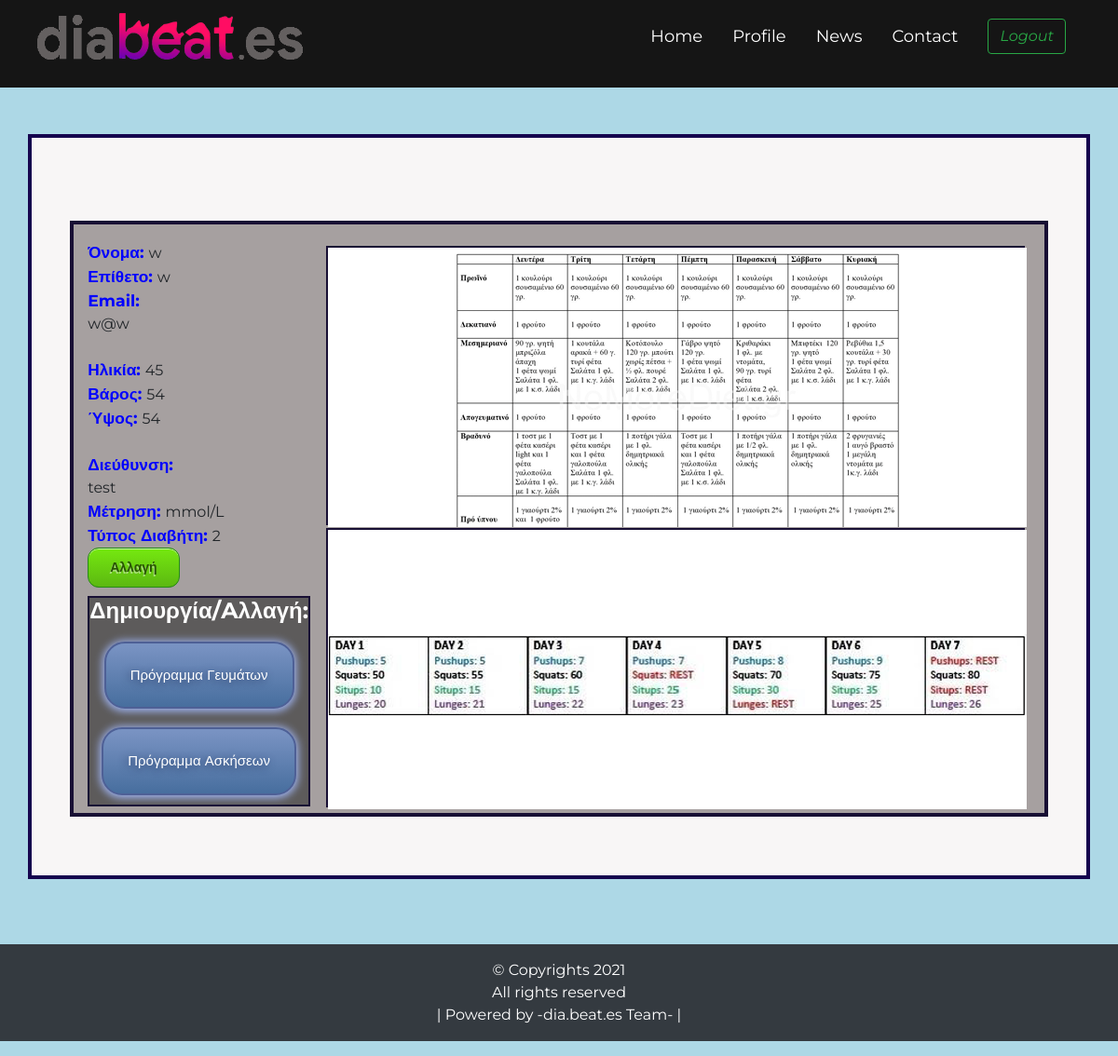
The app's page /profile.php (signed in) with its own data.
### tables this page shows
CREATE TABLE `user` (
  `eidos` varchar(255) NOT NULL,
  `username` varchar(12) NOT NULL,
  `password` varchar(255) NOT NULL,
  `name` varchar(25) NOT NULL DEFAULT 'unknown',
  `surname` varchar(35) NOT NULL DEFAULT 'unknown',
  `reg_date` datetime NOT NULL,
  `email` varchar(30) NOT NULL DEFAULT 'unknown',
  `age` int(255) NOT NULL,
  `weight` int(255) NOT NULL,
  `height` int(255) NOT NULL,
  `type` varchar(255) NOT NULL,
  `measure` varchar(255) NOT NULL,
  `number` int(255) NOT NULL,
  `address` varchar(255) NOT NULL,
  `speciality` varchar(255) NOT NULL,
  `foodprog` varchar(255) NOT NULL,
  `exprog` varchar(255) NOT NULL
);

### profile.php (the view, shortened to what this page needs)
<?php
$username = $_SESSION['username'];
?>
<!DOCTYPE html>
<html lang="en">
<head>
    <link rel="stylesheet" href="https://maxcdn.bootstrapcdn.com/bootstrap/4.3.1/css/bootstrap.min.css">
    <link rel="stylesheet" type="text/css" href="./css/profilestyle.css">
</head>
<?php include 'navbar.php'; ?>
<body style="background-color: lightblue;">
<div   class="container" style= "margin-top:50px">
             <div class="container2" style= "margin-top:10px">
             <div class="container7" style= "margin-top:10px">
                    <form action="profile_update.php" method="POST">
                    <?php
                    $db = mysqli_connect("localhost","root","","diabeates");
                    $query = "SELECT name,surname,email,age,weight,height,address,measure,type,foodprog  FROM user where username='".$username."'";
                    $rows = mysqli_query($db, $query);
                    while($row = mysqli_fetch_assoc($rows))
                    {
                    echo "<a href='#'style='color:blue; font-size: 13pt'><b>  Όνομα:  </b></a>";
                    echo $row["name"];
                    echo"<br>";
                    echo "<a href='#'style='color:blue; font-size: 13pt'><b>  Επίθετο:  </b></a>";
                    echo $row["surname"];
                    echo"<br>";
                    echo "<a href='#'style='color:blue; font-size: 13pt'><b>  Email:  </b></a>";
                    echo"<br>";
                    echo $row["email"];
                    echo"<br>";
                    echo"<br>";
                    echo "<a href='#'style='color:blue; font-size: 13pt'><b>  Ηλικία:  </b></a>";
                    echo $row["age"];
                    echo"<br>";
                    echo "<a href='#'style='color:blue; font-size: 13pt'><b>  Βάρος:  </b></a>";
                    echo $row["weight"];
                    echo"<br>";
                    echo "<a href='#'style='color:blue; font-size: 13pt'><b>  Ύψος:  </b></a>";
                    echo $row["height"];
                    echo"<br>";
                    echo"<br>";
                    echo "<a href='#'style='color:blue; font-size: 13pt'><b>  Διεύθυνση:  </b></a>";
                    echo"<br>";
                    echo $row["address"];
                    echo"<br>";
                    echo "<a href='#'style='color:blue; font-size: 13pt'><b>  Μέτρηση:  </b></a>";
                    echo $row["measure"];
                    echo"<br>";
                    echo "<a href='#'style='color:blue; font-size: 13pt'><b>  Τύπος Διαβήτη:  </b></a>";
                    echo $row["type"];
                    echo"<br>";
                    }
                    ?>
                    <button a href="profile_update.php" name="change" class="myButton">Αλλαγή</a></button>
                    </form>
                </div>
                <div   class="container5">
                <?php
                    $db = mysqli_connect("localhost","root","","diabeates");
                    $query = "SELECT foodprog  FROM user where username='".$username."'";
                    $rows = mysqli_query($db, $query);
                    while($row = mysqli_fetch_assoc($rows))
                    {
                        if ($row["foodprog"]=='program1'){
                                echo '<img src="images/11.png">';
                            }
                    }
                ?>
                </div>
                <div   class="container6">
                <?php
                    $db = mysqli_connect("localhost","root","","diabeates");
                    $query = "SELECT exprog  FROM user where username='".$username."'";
                    $rows = mysqli_query($db, $query);
                    while($row = mysqli_fetch_assoc($rows))
                    {
                        if ($row["exprog"]=='program1'){
                                echo '<img src="images/ex1.png">';
                            }
                    }
                ?>
                </div>
                <div   class="container4">
                <h4><b>Δημιουργία/Aλλαγή:</b></h4>
                <a href="foodprogram.php" class="programbtn">Πρόγραμμα Γευμάτων</a><br>
                <a href="exprogram.php" class="programbtn">Πρόγραμμα Aσκήσεων</a>
                </div>
            </div>
</div>
</body>
<footer>
    <p class="p-3 bg-dark text-white text-center position:absolute bottom:0">&copy; Copyrights 2021<br>
        <a>All rights reserved</a>
        <br>
        <a> | Powered by -dia.beat.es Team- |</a>
    </p>
</footer>
</html>

### css/profilestyle.css (style rules this page uses)
* { margin:0; padding:0; box-sizing:border-box; margin-bottom: 0px; font-family:'Josefin Sans',sans-serif; }
.container { height: 800px; position: relative; border: 4px solid rgb(21, 3, 78); margin-top: -30px; background-color: rgb(248, 246, 246); margin-bottom: 70px; }
.container5 { position: absolute; top: 2%; left: 25%; margin: 10px; background-color: rgba(79, 77, 77, 0.83); height: 300px; width: 750px; border: 2px solid rgb(24, 15, 52); color: red; }
.container6 { position: absolute; top: 50%; left: 25%; margin: 10px; background-color: rgba(79, 77, 77, 0.83); height: 300px; width: 750px; border: 2px solid rgb(24, 15, 52); margin-top:10px; color: red; }
.container7 { position: absolute; top: 1%; left: 0.5%; margin: 10px; text-align: left; width: 800px; }
.container2 { padding-top: 1.5%; padding-bottom: 1.5%; height: 640px; text-align: left; position: relative; border: 4px solid rgb(24, 15, 52); width: 1050px; background-color: rgba(150, 144, 144, 0.83); left:1%; bottom: -10%; margin:15px; padding-left: 1.5%; padding-right:1.5%; padding-bottom:10px; }
.container4 { position: absolute; top: 61.5%; left: 0.5%; margin: 10px; background-color: rgba(79, 77, 77, 0.83); border: 2px solid rgb(24, 15, 52); text-align: center; color: white; }
.myButton { box-shadow:inset 0px 1px 0px 0px #caefab; background:linear-gradient(to bottom, #74e610 5%, #5cb811 100%); background-color:#4c7628; border-radius:12px; border:1px solid #268a16; display:center; cursor:pointer; color:#295405; font-family:Arial; font-size:14px; font-weight:bold; padding:10px 23px; text-decoration:none; text-shadow:-1px 2px 0px #aade7c; }
.programbtn { box-shadow: 0px 1px 8px 2px #9fb4f2; background:linear-gradient(to bottom, #7892c2 5%, #476e9e 100%); background-color:#7892c2; border-radius:22px; border:2px solid #4e6096; display:inline-block; cursor:pointer; color:#ffffff; font-family:Arial; font-size:15px; padding:23px 26px; text-decoration:none; text-shadow:-2px 2px 8px #283966; margin-right:75%; margin: 10px; text-align: center; margin-top: 10px; }

### css/navbar.css (style rules this page uses)
* { margin: 0; padding: 0; box-sizing: border-box; font-family: 'Montserrat',sans-serif; }

### records on screen
user: name "w", surname "w", email "w@w", age "45", weight "54", height "54", address "test", measure "mmol/L", type "2"
